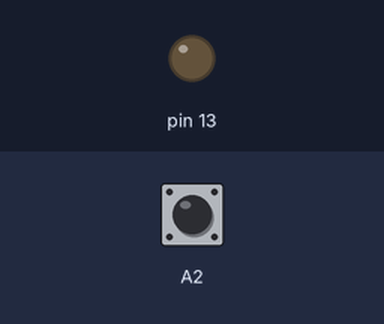
Simulated run of this sketch. Board: Arduino Uno, built with avr-gcc and run on an emulated ATmega328P. On the bench: output pins drawn as LEDs (lit = HIGH). The test bench sets the inputs (shaded band); at power-on: A2 HIGH.

Above: at 1.2 s.
1.3 s: A2 pulled LOW for 0.15 s
At 1.37 s:
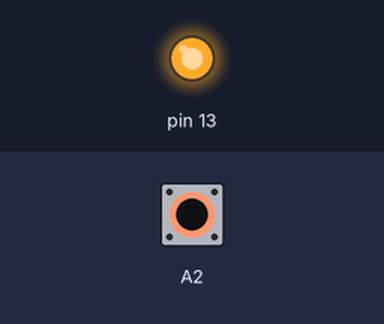
2.9 s: A2 pulled LOW for 3.2 s
At 6.8 s:
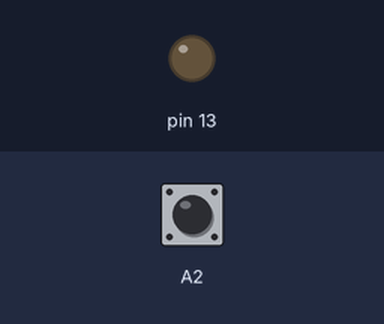
Timing chart, 0 to 8.3 s (numbered marks = the images above; inputs shaded):
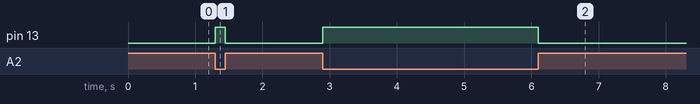

The sketch:

Assignment_8_Creative_Switch_copy_20251028080521.ino
```cpp
void setup() {
  // put your setup code here, to run once:
pinMode(13,OUTPUT);
pinMode(A2,INPUT_PULLUP);

}

void loop() {
  int buttonState = digitalRead(A2);

  if(buttonState == LOW){         // button pressed
    digitalWrite(13, HIGH);
  } else {
    digitalWrite(13, LOW);
  }
}
```

Measured:
- after the input at 1.3 s, pin 13: LOW → HIGH at once, → LOW 0.15 s later
- after the input at 2.9 s, pin 13: LOW → HIGH at once, → LOW 3.2 s later
